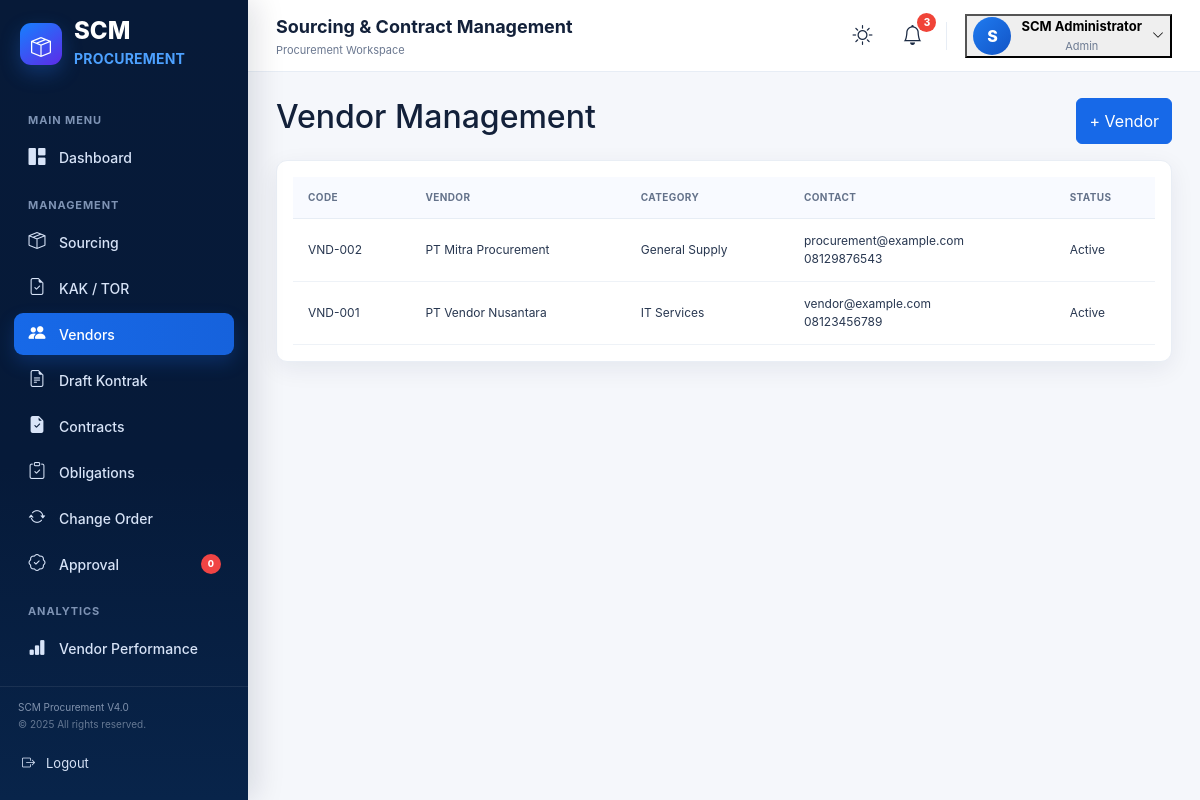
Page /index.php?page=vendors (signed in) on the committed database.
### tables this page shows
CREATE TABLE vendors(id INT AUTO_INCREMENT PRIMARY KEY,code VARCHAR(30) UNIQUE NOT NULL,name VARCHAR(160) NOT NULL,category VARCHAR(100),email VARCHAR(120),phone VARCHAR(50),status ENUM('Active','Inactive','Pending') DEFAULT 'Pending',created_at TIMESTAMP DEFAULT CURRENT_TIMESTAMP);

### index.php (called while the page is built, shortened)
<?php
$page=$_GET['page']??'dashboard';
include __DIR__.'/views/header.php';
include __DIR__."/views/$page.php";
include __DIR__.'/views/footer.php';

### views/vendors.php (the view)
<?php if($_SERVER['REQUEST_METHOD']==='POST'){$s=$pdo->prepare("INSERT INTO vendors(code,name,category,email,phone,status) VALUES(?,?,?,?,?,'Pending')");$s->execute([$_POST['code'],$_POST['name'],$_POST['category'],$_POST['email'],$_POST['phone']]);echo'<div class="alert alert-success">Vendor berhasil ditambahkan.</div>';}$rows=$pdo->query("SELECT * FROM vendors ORDER BY id DESC")->fetchAll();?><div class="d-flex justify-content-between mb-3"><h2>Vendor Management</h2><button class="btn btn-primary" data-bs-toggle="modal" data-bs-target="#addVendor">+ Vendor</button></div><div class="card"><div class="card-body table-responsive"><table class="table"><thead><tr><th>Code</th><th>Vendor</th><th>Category</th><th>Contact</th><th>Status</th></tr></thead><tbody><?php foreach($rows as $r):?><tr><td><?=$r['code']?></td><td><?=$r['name']?></td><td><?=$r['category']?></td><td><?=$r['email']?><br><?=$r['phone']?></td><td><?=$r['status']?></td></tr><?php endforeach;?></tbody></table></div></div><div class="modal fade" id="addVendor"><div class="modal-dialog"><div class="modal-content"><form method="post"><div class="modal-header"><h5>Add Vendor</h5></div><div class="modal-body"><?php foreach(['code'=>'Vendor Code','name'=>'Vendor Name','category'=>'Category','email'=>'Email','phone'=>'Phone'] as $n=>$l):?><label class="form-label"><?=$l?></label><input name="<?=$n?>" class="form-control mb-2" required><?php endforeach;?></div><div class="modal-footer"><button class="btn btn-primary">Save</button></div></form></div></div></div>

### public/css/app.css (style rules this page uses)
:root { --navy:#071b3a;--navy2:#0d274f;--blue:#1769e8;--blue2:#2f80ed;--text:#13213a;--muted:#6b7890;--line:#e7edf5;--bg:#f5f7fb;--white:#fff;--green:#18a957;--orange:#ff7043;--yellow:#f5b400;--purple:#6d3be8;--cyan:#10a7bd;--danger:#ef4444;--shadow:0 7px 24px rgba(16,35,68,.07) }
* { box-sizing:border-box }
html,body { margin:0;padding:0;min-height:100%;font-family:Inter,ui-sans-serif,system-ui,-apple-system,"Segoe UI",Arial,sans-serif;background:var(--bg);color:var(--text) }
button { font:inherit }
.card { background:#fff;border:1px solid #e9eef5;border-radius:11px;box-shadow:var(--shadow) }
.table-responsive { border-radius:0 0 11px 11px }
.table { margin:0!important;font-size:12px }
.table thead th { background:#f8faff;color:#64728a;font-size:10px;text-transform:uppercase;letter-spacing:.4px;border-bottom:1px solid var(--line);padding:13px 15px;white-space:nowrap }
.table tbody td { padding:13px 15px;vertical-align:middle;border-color:#eef2f7;color:#283750 }
.btn-primary { background:#1769e8;border-color:#1769e8 }

### rows in the picture
vendors: code "VND-002", name "PT Mitra Procurement", category "General Supply", email "procurement@example.com", phone "08129876543", status "Active"
vendors: code "VND-001", name "PT Vendor Nusantara", category "IT Services", email "vendor@example.com", phone "08123456789", status "Active"

### other values in the picture
$initial "S"
$userName "SCM Administrator"
$userRole "Admin"
